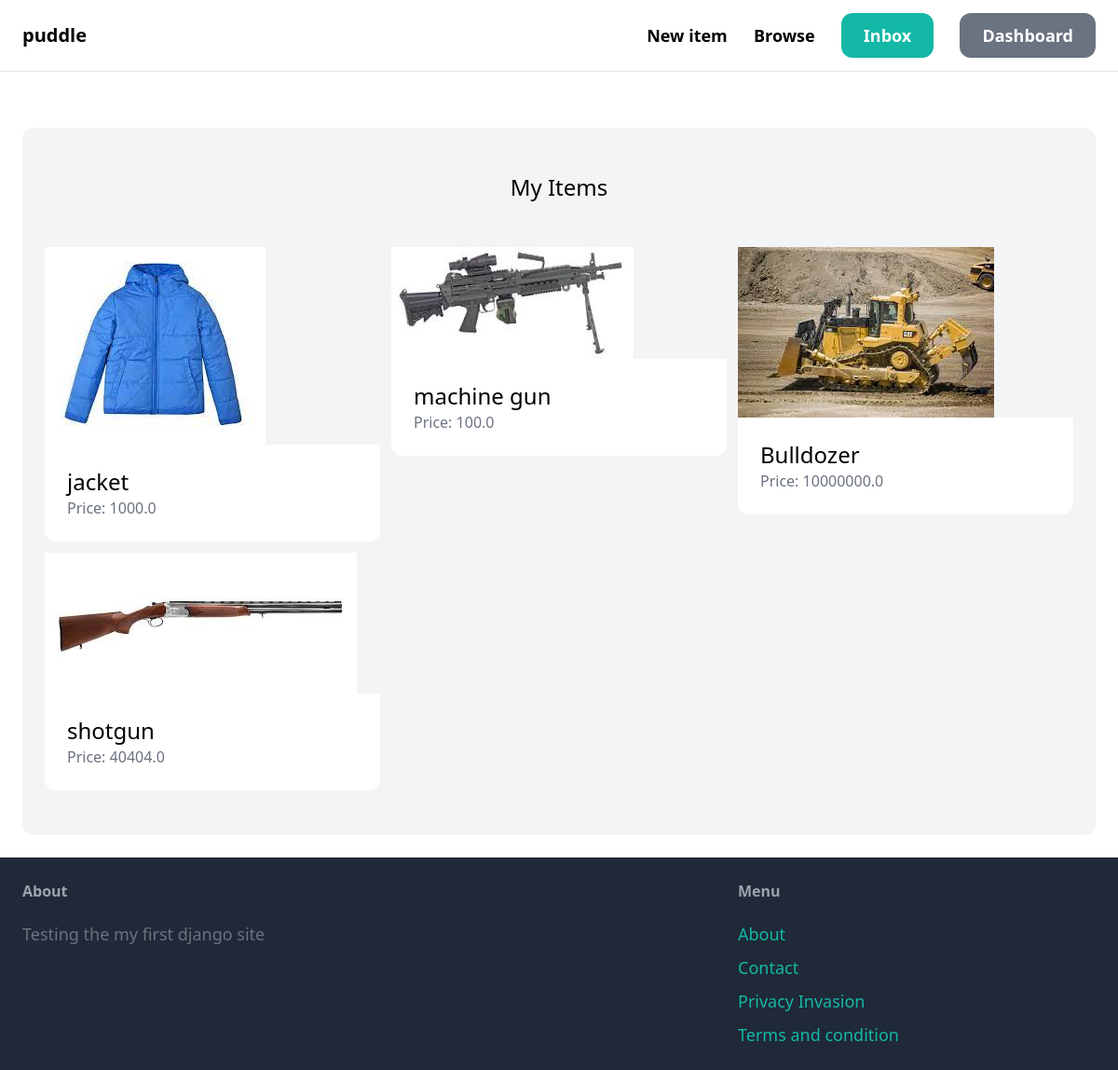
The page /dashboard/ (signed in) on the database its author committed.
### item/models.py (models this page shows, shortened)
class Item(models.Model):
    category = models.ForeignKey(category,related_name='items',on_delete=models.CASCADE)
    name = models.CharField(max_length= 255)
    image = models.ImageField(upload_to='item_image',null=True,blank=True)
    description = models.TextField(null=True,blank=True)
    price = models.FloatField()
    is_sold = models.BooleanField(default=False)
    created_by = models.ForeignKey(User,related_name='items',on_delete=models.CASCADE)
    created_at = models.DateTimeField(auto_now_add=True)

### dashboard/views.py (the view)
# urls.py: path('',views.index,name='index'),
@login_required
def index(request):
    item = Item.objects.filter(created_by = request.user)
    return render(request, 'dashboard/index.html',{
        'item':item,
    })

### dashboard/templates/dashboard/index.html (shortened to what this page needs)
{% extends "core/base.html"%}
{% block content %}
<div class="mt-9 px-6 py-12 bg-gray-100 rounded-xl">
    <h2 class="mb-12 text-2xl text-center">My Items</h2>
    <div class="grid grid-cols-3 gap-3">
        {% for item in item %}
            <div>
                <a href="{% url 'item:detail' item.id %}">
                    <div>
                        <img src="{{ item.image.url}}" class="rouded-xl">
                    </div>
                    <div class="p-6 bg-white rounded-b-xl">
                        <h2 class="text-2xl">{{item.name}}</h2>
                        <p class="text-gray-500">Price: {{ item.price}}</p>
                    </div>
                </a>
            </div>
        {% endfor %}
    </div>
</div>
{% endblock %}

### rows shown on the page
Item: image (picture), name "jacket", price "1000.0"
Item: image (picture), name "machine gun", price "100.0"
Item: image (picture), name "Bulldozer", price "10000000.0"
Item: image (picture), name "shotgun", price "40404.0"
